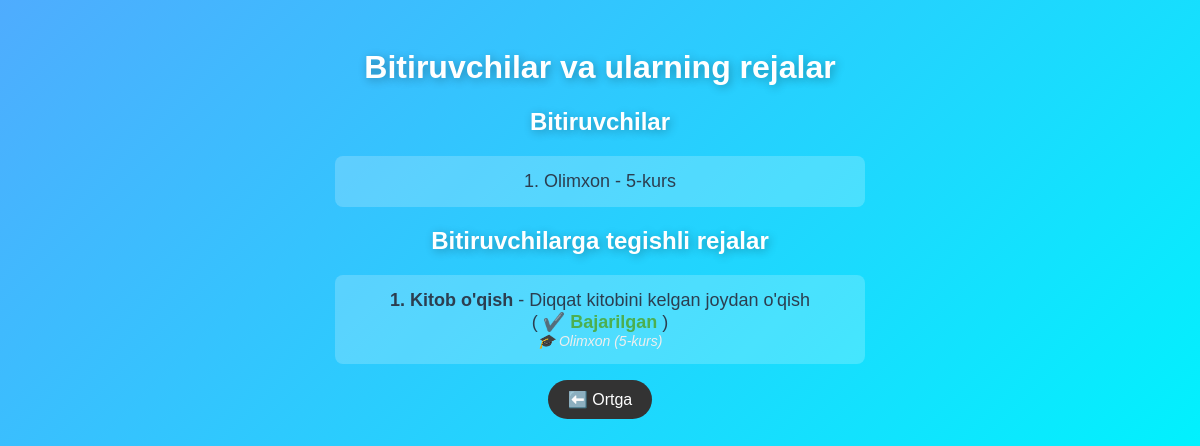
Before: /students/graduate_task/ with the older database file.
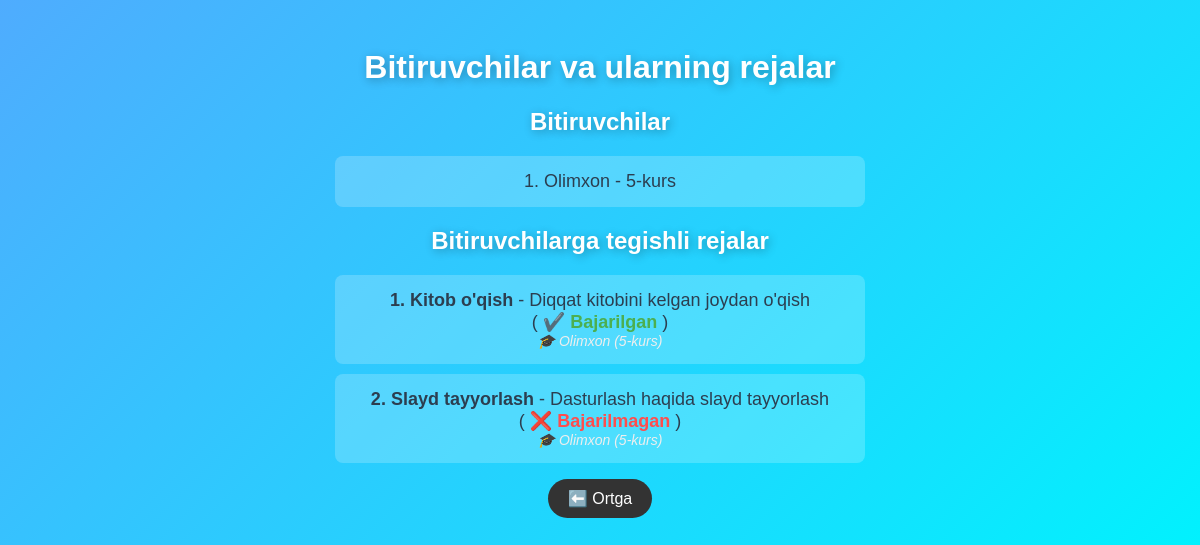
After: the same page with the newer database file.
### main/models.py (models this page shows, shortened)
class Student(models.Model):
    name = models.CharField(max_length=50)
    age = models.PositiveSmallIntegerField()
    course = models.PositiveSmallIntegerField(default=1)
    number = models.CharField(max_length=255, unique=True)

class Task(models.Model):
    name = models.CharField(max_length=255)
    date = models.DateField()
    desc = models.TextField()
    done = models.BooleanField(default=False)
    student = models.ForeignKey(Student, on_delete=SET_NULL, null=True)

### main/views.py (the view)
# urls.py: path('students/graduate_task/', graduate_task, name='graduate_task'),
def graduate_task(request):
    graduates = Student.objects.filter(course__gte=5)
    tasks = Task.objects.filter(student__course__gte=5).order_by('name')
    context = {
        'graduates': graduates,
        'tasks': tasks,
    }
    return render(request, 'graduate_task.html', context)

### templates/graduate_task.html (shortened to what this page needs)
<!DOCTYPE html>
<html lang="en">
<head>
</head>
<body>
    <h1>Bitiruvchilar va ularning rejalar</h1>
    <h2>Bitiruvchilar</h2>
    <ul>
        {% for graduate in graduates %}
            <li>{{ forloop.counter }}. {{ graduate.name }} - {{ graduate.course }}-kurs</li>
        {% empty %}
            <li>Bitiruvchi talabalar yo‘q.</li>
        {% endfor %}
    </ul>
    <h2>Bitiruvchilarga tegishli rejalar</h2>
    <ul>
        {% for task in tasks %}
           <li>
                <strong>{{ forloop.counter }}. {{ task.name }}</strong> - {{ task.desc }}<br>
                (<span class="{% if task.done %}done{% else %}not-done{% endif %}">
                    {% if task.done %} <span>✔️ Bajarilgan</span> {% else %} <span>❌ Bajarilmagan</span> {% endif %}
                </span>)
                <div class="student-name">
                    🎓 {{ task.student.name }} ({{ task.student.course }}-kurs)
                </div>
            </li>
        {% empty %}
            <li>Bitiruvchilarga tegishli rejalar yo‘q.</li>
        {% endfor %}
    </ul>
    <a class="gradiuent" href="/tasks/">⬅️ Ortga</a>
</body>
</html>

Changed rows visible on the page:
added Task: name "Slayd tayyorlash", desc "Dasturlash haqida slayd tayyorlash", done "❌ Bajarilmagan", student.name "Olimxon", student.course "5"
